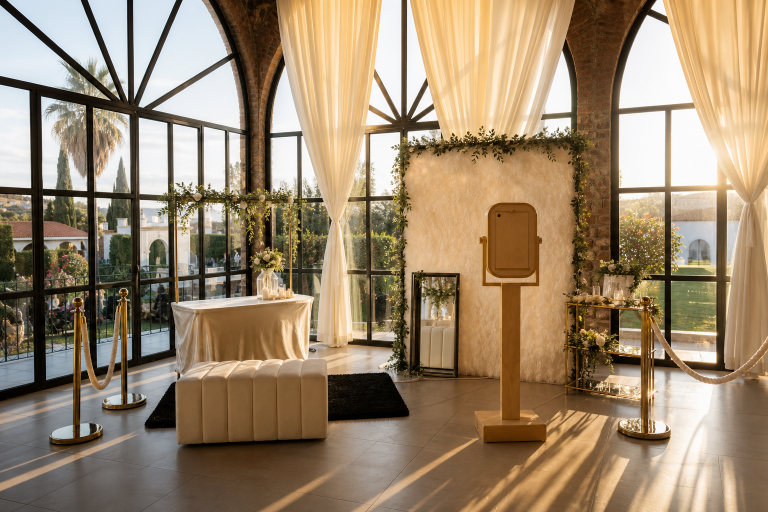
#> input picture src/assets/images/partners/photobooth-editorial.png, 1536 x 1024 px (shown at 1/2 size)
$ python -i compress_inspiracion_images.py   (imports and definitions only)
#> lines starting #> are read from the running program, lines starting #| are printed output that depends on the picture
#!/usr/bin/env python3
"""
Recursively compress inspiration images in place.

Requires:
    python3 -m pip install Pillow

Default usage:
    python3 scripts/compress_inspiracion_images.py

Preview only:
    python3 scripts/compress_inspiracion_images.py --dry-run
"""

from __future__ import annotations

import argparse
import os
import shutil
import sys
import tempfile
from pathlib import Path

Image = None
ImageOps = None


SUPPORTED_EXTENSIONS = {".jpg", ".jpeg", ".png", ".webp"}
PROJECT_ROOT = Path(__file__).resolve().parents[1]
DEFAULT_IMAGE_DIR = PROJECT_ROOT / "public" / "inspiracion"


# [235 lines left out: functions load_pillow, parse_args, iter_images, resize_for_mobile, prepare_for_jpeg, compress_png and 4 more, not called in this run]


# [2 lines not run here, left out]

>>> import cv2
>>> picture = cv2.imread('../src/assets/images/partners/photobooth-editorial.png', cv2.IMREAD_GRAYSCALE)
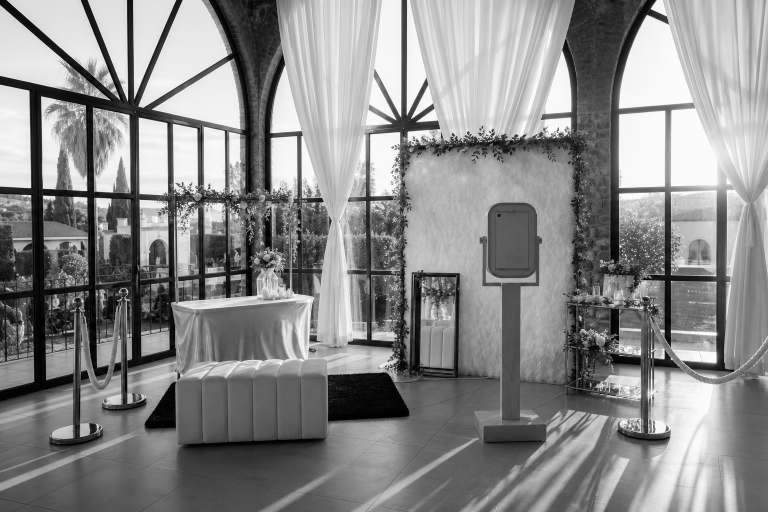
#> picture: shape (1024, 1536) (shown at 1/2 size); min 0, max 255, mean 137.8
#> (the run stopped early here; a loop or call above may not have finished)

$ run again, on src/assets/images/partners/wedding-gems-station.png
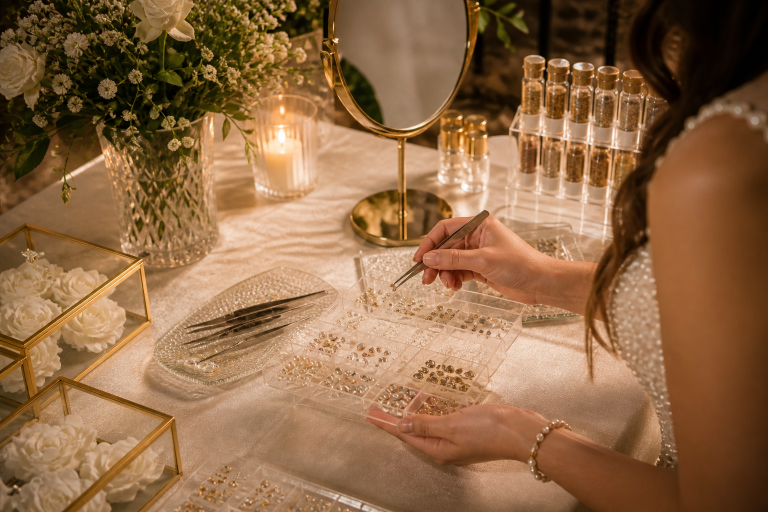
#> input picture src/assets/images/partners/wedding-gems-station.png, 1536 x 1024 px (shown at 1/2 size)
#> `picture = cv2.imread('../src/assets/images/partners/photobooth-editori..`:
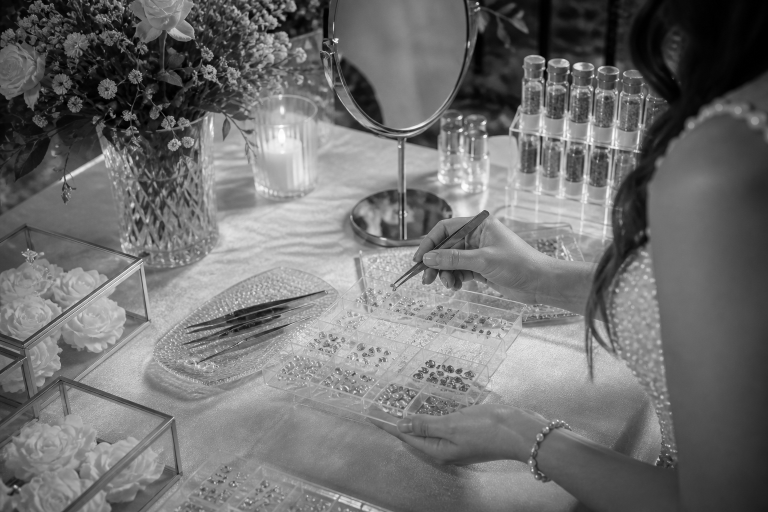
#> picture: shape (1024, 1536) (shown at 1/2 size); min 0, max 255, mean 112.5

$ run again, on src/assets/images/partners/wedding-guest-experience.png
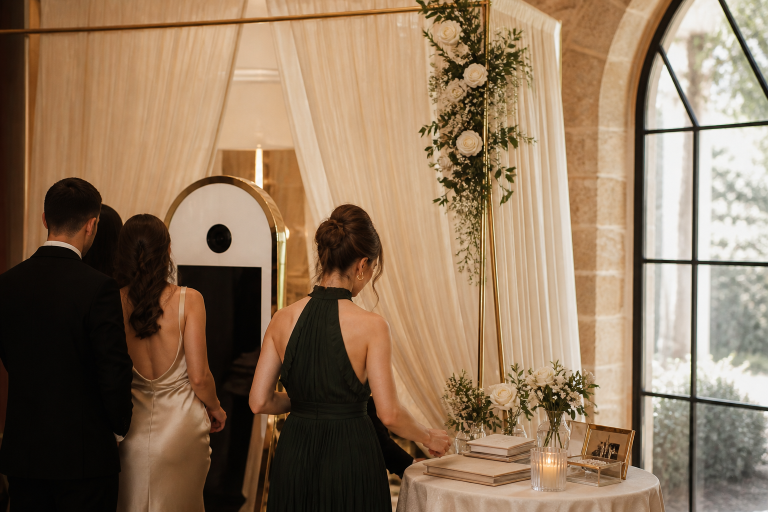
#> input picture src/assets/images/partners/wedding-guest-experience.png, 1536 x 1024 px (shown at 1/2 size)
#> `picture = cv2.imread('../src/assets/images/partners/photobooth-editori..`:
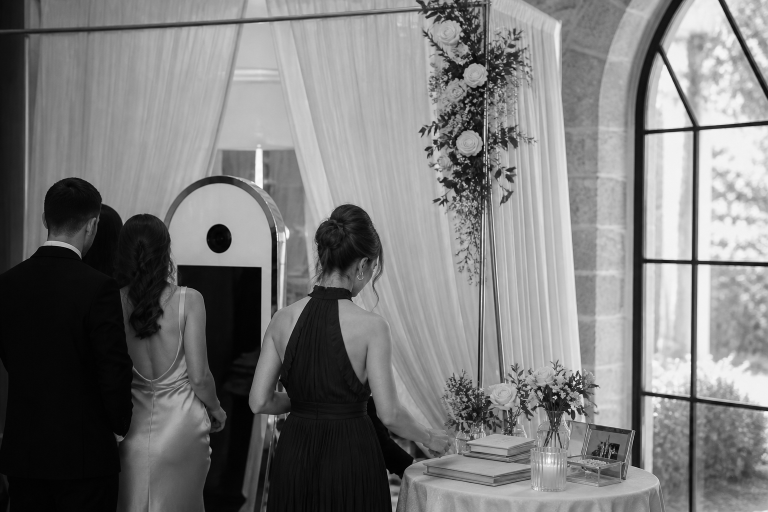
#> picture: shape (1024, 1536) (shown at 1/2 size); min 0, max 255, mean 122.2
